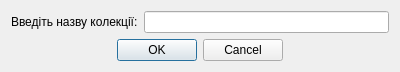
<?xml version="1.0" encoding="UTF-8"?>
<ui version="4.0">
 <class>CreateCollectionDialog</class>
 <widget class="QDialog" name="CreateCollectionDialog">
  <property name="geometry">
   <rect>
    <x>0</x>
    <y>0</y>
    <width>400</width>
    <height>67</height>
   </rect>
  </property>
  <property name="windowTitle">
   <string>Створення колекції</string>
  </property>
  <layout class="QGridLayout" name="gridLayout">
   <item row="0" column="0">
    <widget class="QLabel" name="label">
     <property name="text">
      <string>Введіть назву колекції:</string>
     </property>
    </widget>
   </item>
   <item row="0" column="1">
    <widget class="QLineEdit" name="lineEdit"/>
   </item>
   <item row="1" column="0" colspan="2">
    <widget class="QDialogButtonBox" name="buttonBox">
     <property name="orientation">
      <enum>Qt::Horizontal</enum>
     </property>
     <property name="standardButtons">
      <set>QDialogButtonBox::Cancel|QDialogButtonBox::Ok</set>
     </property>
     <property name="centerButtons">
      <bool>true</bool>
     </property>
    </widget>
   </item>
  </layout>
 </widget>
 <resources/>
 <connections>
  <connection>
   <sender>buttonBox</sender>
   <signal>accepted()</signal>
   <receiver>CreateCollectionDialog</receiver>
   <slot>accept()</slot>
   <hints>
    <hint type="sourcelabel">
     <x>248</x>
     <y>254</y>
    </hint>
    <hint type="destinationlabel">
     <x>157</x>
     <y>274</y>
    </hint>
   </hints>
  </connection>
  <connection>
   <sender>buttonBox</sender>
   <signal>rejected()</signal>
   <receiver>CreateCollectionDialog</receiver>
   <slot>reject()</slot>
   <hints>
    <hint type="sourcelabel">
     <x>316</x>
     <y>260</y>
    </hint>
    <hint type="destinationlabel">
     <x>286</x>
     <y>274</y>
    </hint>
   </hints>
  </connection>
 </connections>
</ui>
